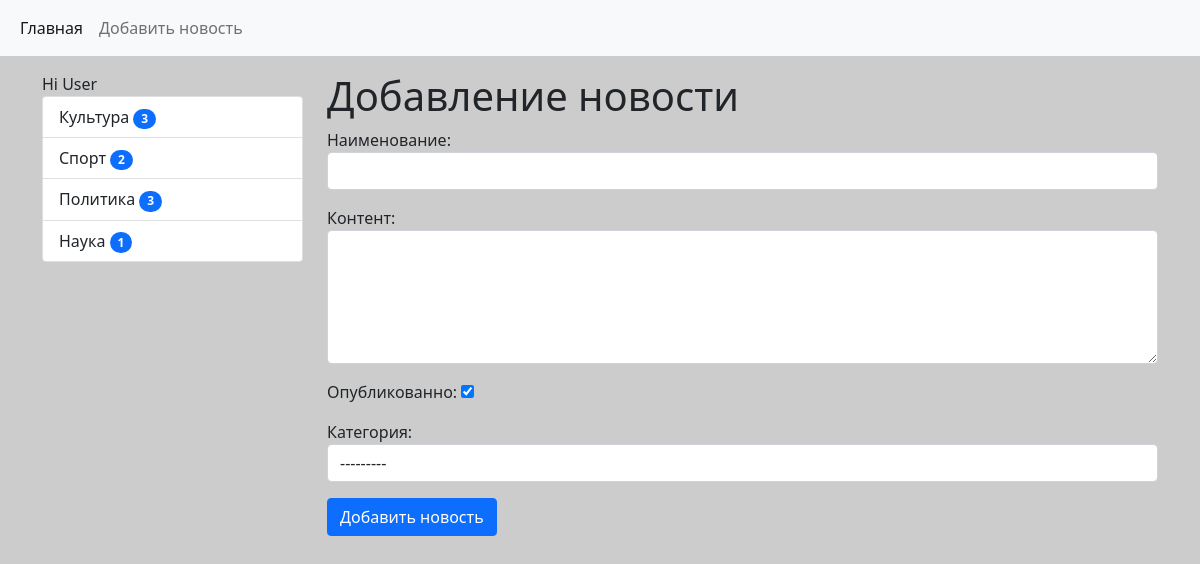
The page /news/add_news/ (signed in) on the database its author committed.
### news/models.py (models this page shows)
class Category(models.Model):
    title = models.CharField(max_length=150, db_index=True, verbose_name='Наименование категории')
    def get_absolute_url(self):
        return reverse("category", kwargs={"category_id": self.pk})
    def __str__(self): # Функция, которая показывает строковое представление объектов
        return self.title
    class Meta:
        verbose_name = 'Категория'
        verbose_name_plural = 'Категории'
        ordering = ['title']

### news/views.py (the view)
# urls.py: path('news/add_news/', CreateNews.as_view(), name='add_news'),
class CreateNews(LoginRequiredMixin, CreateView):
    form_class = NewsForm # Связывание нашей формы с классом, т.е. мы должны связаться с формой
    template_name = 'news/add_news.html'
    login_url = '/admin/' # С помощью класса LoginRequiredMixin задали атрибут, который в случае попадания пользователя по ссылке, которая запрещена он будет перенаправлен на данный адрес

### news/forms.py (shortened to what this page needs)
class NewsForm(forms.ModelForm):
    class Meta:
        model = News
        fields = ['title', 'content', 'is_published', 'category'] # Лучше перечислять все ячейки, которые мы хотим видеть
        widgets = {
            'title': forms.TextInput(attrs={'class': 'form-control'}),
            'content': forms.Textarea(attrs={'class': 'form-control', 'rows': 5}),
            'category': forms.Select(attrs={'class': 'form-control'})
        }

### news/templatetags/news_tags.py (called while the page is built)
@register.inclusion_tag('news/list_categories.html') # Тег и параметром передается где он создан
def show_categories(arg1='Hello', arg2='world'): # Создание уже сложного тега, который может и выводить данные и рендерить их, т.е. отображать
    categories = Category.objects.annotate(cnt=Count('news', filter=F('news__is_published'))).filter(cnt__gt=0)
    return {'categories': categories, 'arg1': arg1, 'arg2': arg2}

### news/templates/news/add_news.html (shortened to what this page needs)
{% extends 'base.html' %}
{% block sidebar %}
{% include 'inc/_sidebar.html' %}
{% endblock %}
{% block content %}
<h1>Добавление новости</h1>
<form action="{% url 'add_news' %}" method="post">
    {{ form.as_p }}
    <button type="submit" class="btn btn-primary btn-block">Добавить новость</button>
</form>
{% endblock %}

### news/templates/news/list_categories.html
<div class="list-group">
    {{ arg1 }} {{ arg2 }}
    {% for item in categories %}
    <a href="{{ item.get_absolute_url }}" class="list-group-item list-group-item-action">{{ item.title }} <span class="badge bg-primary rounded-pill">{{ item.cnt }}</span> </a>
    {% endfor %}
</div>

### mysite/static/css/style.css (style rules this page uses)
body { background-color: #ccc; }

### rows shown on the page
Category: title "Культура", cnt "3"
Category: title "Спорт", cnt "2"
Category: title "Политика", cnt "3"
Category: title "Наука", cnt "1"

### other values the page prints
{{ arg1 }} "Hi"
{{ arg2 }} "User"
